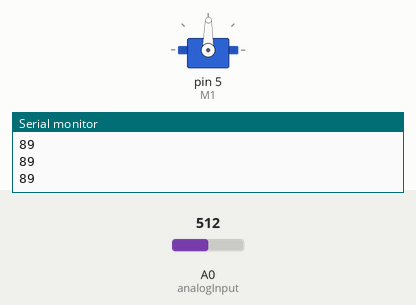
Recording of a sketch running on a simulated Arduino Uno, built with avr-gcc and run on an emulated ATmega328P. Shown: servo, the last lines printed to the serial monitor. The test bench sets the inputs (shaded band); at power-on: A0 (analogInput) = 512.

Above: at 1.2 s.
1.3 s: A0 (analogInput) set to 716
At 2.5 s:
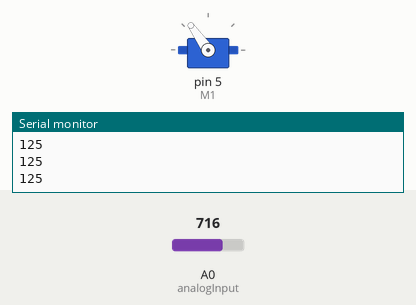
2.8 s: A0 (analogInput) set to 900
At 3.7 s:
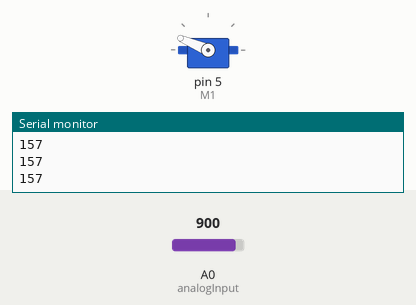
4.3 s: A0 (analogInput) set to 1023
At 4.8 s:
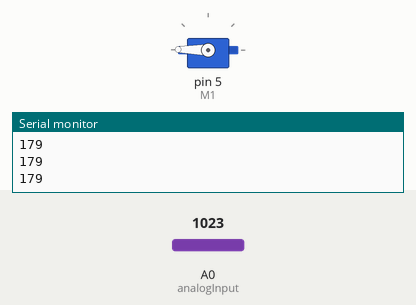
5.8 s: A0 (analogInput) set to 306
At 6.2 s:
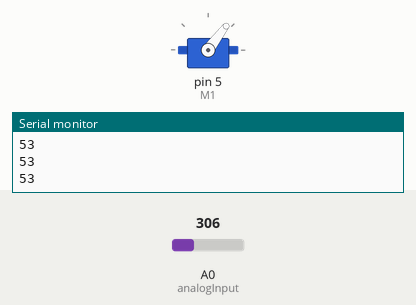
7.3 s: A0 (analogInput) set to 122
At 8.2 s:
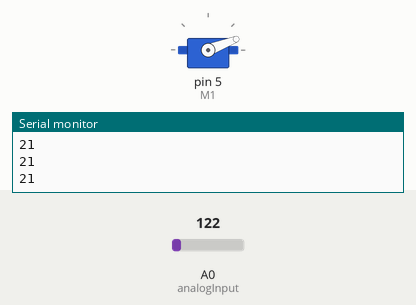
8.8 s: A0 (analogInput) set to 511
At 9.4 s:
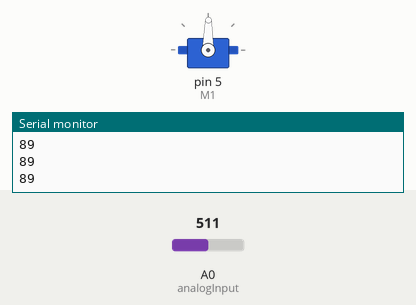
Timing chart, 0 to 11.3 s (numbered marks = the images above; inputs shaded):
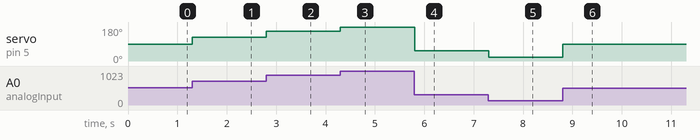

The sketch:

servo_analog.ino
```cpp
#include <Servo.h>

Servo M1;
const int analogInput=A0;
int sensorValue=0;
int sensorOutput=0;
void setup()
{
  //Setting our servo port (~ --> PWM PORT)
   M1.attach(5);

  //Initialize our Serial port in baudios.
  Serial.begin(9600);
}

void loop()
{
  sensorValue=analogRead(analogInput);
    //Converting 10-Bit ADC values to values between 0 to 179 (servo angle range).
  sensorOutput=map(sensorValue,0,1023,0,179);
    //Writing these values in our PWM port to control motor position variable.
    M1.write(sensorOutput);
    //Verifying our values
    Serial.println(sensorOutput);
    //Repest each 1 ms.
    delay(10);
}
```

Measured:
- after the input at 1.3 s, servo on pin 5 (M1): 89° → 125° at once
- after the input at 2.8 s, servo on pin 5 (M1): 125° → 157° at once
- after the input at 4.3 s, servo on pin 5 (M1): 157° → 179° at once
- after the input at 5.8 s, servo on pin 5 (M1): 179° → 53° at once
- after the input at 7.3 s, servo on pin 5 (M1): 53° → 21° at once
- after the input at 8.8 s, servo on pin 5 (M1): 21° → 89° at once
